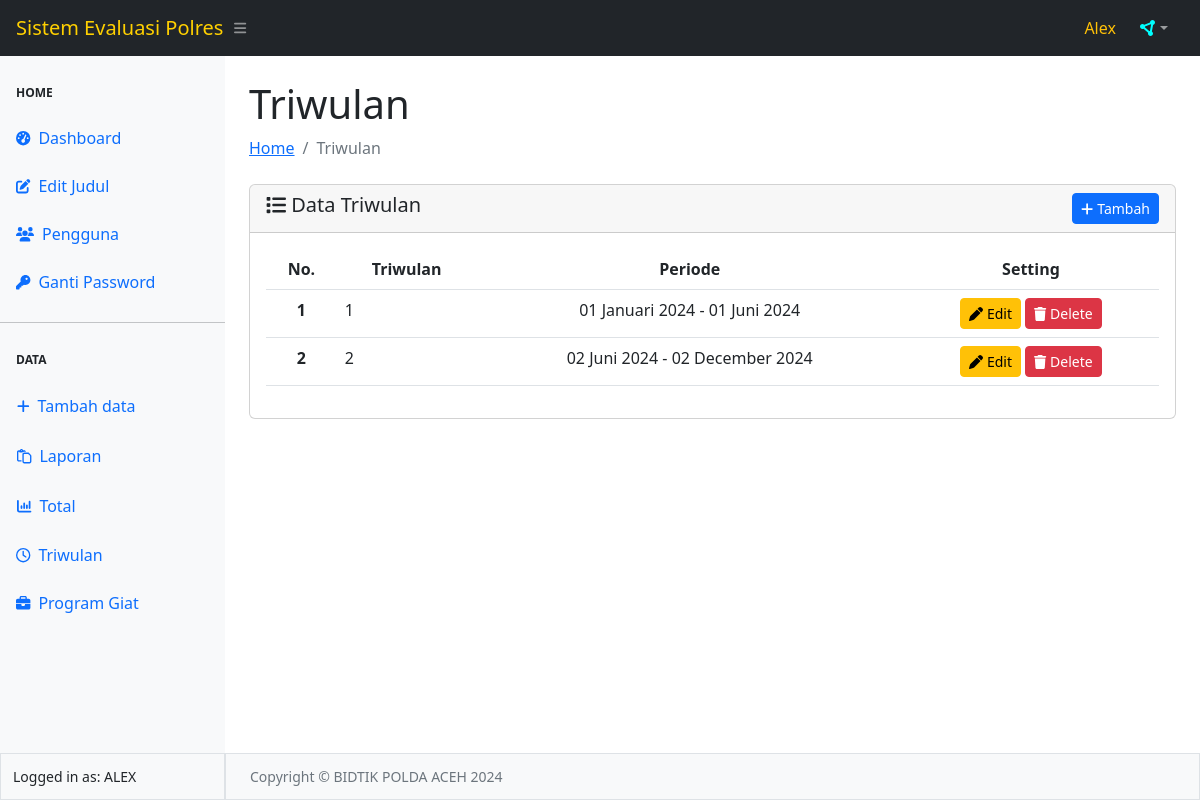
The page /triwulan/triwulan.php (signed in) on the database as committed earlier.
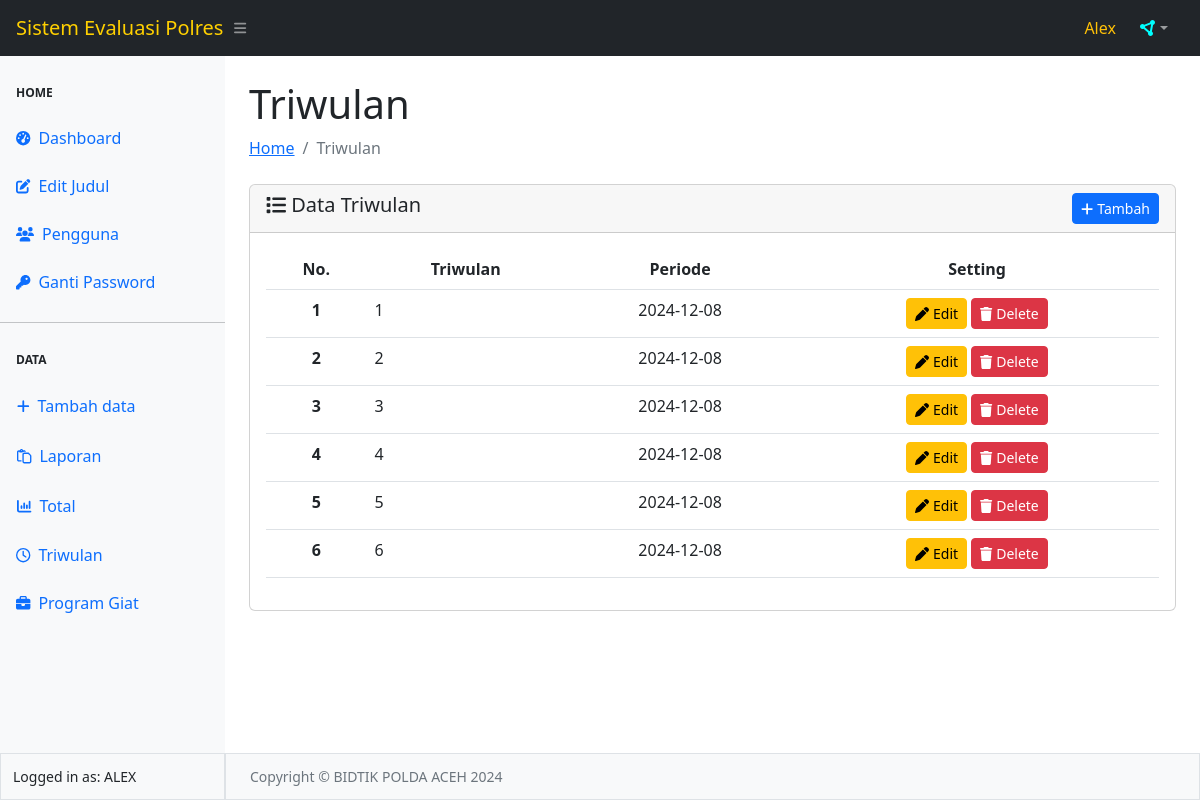
The same page on the database as committed later.
### tables this page shows
CREATE TABLE `triwulan` (
  `id` int(11) NOT NULL,
  `Triwulan` int(11) NOT NULL,
  `Periode` date NOT NULL,
  `Tenggat` varchar(225) NOT NULL
);

### config/conn.php (called while the page is built, shortened)
<?php
    $main_url = "http://localhost/Sistem-Evaluasi-Polres-main/";
    if (isset($_SESSION['main_title'])) {
        $main_title = $_SESSION['main_title'];
    } else {
        $main_title = "Sistem Evaluasi Polres";
    }
?>

### user/function/functions.php (called while the page is built)
<?php
    function getData($sql) {
        global $koneksi;
        $result = mysqli_query($koneksi, $sql);
        $rows   = [];
        while ($row = mysqli_fetch_assoc($result)) {
            $rows[] = $row;
        }
        return $rows;
    }
    function userLogin() {
        $userActive = $_SESSION["ssUser"];
        $dataUser   = getData("SELECT * FROM user WHERE username = '$userActive'")[0];
        return $dataUser;
    }
?>

### triwulan/triwulan.php (the view, shortened to what this page needs)
<?php
require_once "../config/conn.php";
require_once "../user/function/functions.php";
require_once "../template/header.php";
require_once "../template/navbar.php";
require_once "../template/sidebar.php";
?>
<div id="layoutSidenav_content">
    <main>
        <div class="container-fluid px-4">
            <h1 class="mt-4">Triwulan</h1>
            <ol class="breadcrumb mb-4">
                <li class="breadcrumb-item"><a href="../index.php">Home</a></li>
                <li class="breadcrumb-item active">Triwulan</li>
            </ol>
            <div class="card">
                <div class="card-header">
                    <span class="h5 my-2"><i class="fa-solid fa-list"></i> Data Triwulan</span>
                    <?php if(userLogin()['role'] == 1) { ?>
                        <a href="<?= $main_url ?>triwulan/add-triwulan.php"
                            class="btn btn-sm btn-primary float-end"><i class="fa-solid fa-plus"></i> Tambah</a>
                    <?php } ?>
                </div>
                <div class="card-body">
                    <table class="table table-hover" id="example">
                        <thead>
                            <tr>
                                <th scope="col"><center>No.</center></th>
                                <th scope="col"><center>Triwulan</center></th>
                                <th scope="col"><center>Periode</center></th>
                                <?php if(userLogin()['role'] == 1) { ?>
                                    <th scope="col"><center>Setting</center></th>
                                <?php } ?>
                            </tr>
                        </thead>
                        <tbody>
                            <?php
                                $no = 1;
                                $queryKegiatan = mysqli_query($koneksi, "SELECT * FROM triwulan");
                                while ($data = mysqli_fetch_array($queryKegiatan)) { ?>
                                <tr>
                                    <th scope="row">
                                        <center>
                                            <?= $no++ ?>
                                        </center>
                                    </th>
                                    <td>
                                        <?= $data['Triwulan'] ?>
                                    </td>
                                    <td><center>
                                        <?= $data['Periode'] ?>
                                        </center>
                                    </td>
                                    <?php if(userLogin()['role'] == 1) { ?>
                                        <td>
                                            <center>
                                                <a href="<?= $main_url ?>triwulan/edit-triwulan.php?id=<?= $data['id'] ?>"
                                                    class="btn btn-sm btn-warning"><i class="fa-solid fa-pen" title="Edit"></i>
                                                    Edit</a>
                                                <a href="<?= $main_url ?>triwulan/triwulan.php?hapus=<?= $data['id'] ?>"
                                                    class="btn btn-sm btn-danger"><i class="fa-solid fa-trash"
                                                        title="Delete"></i> Delete</a>
                                            </center>
                                        </td>
                                    <?php } ?>
                                </tr>
                            <?php } ?>
                        </tbody>
                    </table>
                </div>
            </div>
        </div>
    </main>
    <?php
    require_once "../template/footer.php";
    ?>

### template/header.php (shortened to what this page needs)
<!DOCTYPE html>
<html lang="en">
<head>
    <link href="https://cdn.datatables.net/2.0.3/css/dataTables.dataTables.css" rel="stylesheet" />
    <link href="https://cdn.datatables.net/buttons/3.0.1/css/buttons.dataTables.css" rel="stylesheet" />
    <link href="<?= $main_url ?>asset/sb-admin/css/styles.css" rel="stylesheet" />
</head>

### template/navbar.php (shortened to what this page needs)
<body class="sb-nav-fixed">
        <nav class="sb-topnav navbar navbar-expand navbar-dark bg-dark">
            <a class="navbar-brand ps-3" style="color: rgb(255, 208, 0);" href="<?= $main_url ?>index.php"><?php echo $main_title?></a>
            <button class="btn btn-link btn-sm order-1 order-lg-0 me-4 me-lg-0" id="sidebarToggle" href="#!"><i class="fas fa-bars"></i></button>
            <form class="d-none d-md-inline-block form-inline ms-auto me-0 me-md-3 my-2 my-md-0">
                <span class="text-warning text-capitalize"><?= $_SESSION["ssUser"] ?></span>
            </form>
            <ul class="navbar-nav ms-auto ms-md-0 me-3 me-lg-4">
                <li class="nav-item dropdown">
                    <a class="nav-link dropdown-toggle" id="navbarDropdown" href="#" role="button" data-bs-toggle="dropdown" aria-expanded="false"><i class="fa-solid fa-circle-nodes" style="color: aqua;"></i></a>
                </li>
            </ul>
        </nav>

### template/sidebar.php (shortened to what this page needs)
<div id="layoutSidenav">
    <div id="layoutSidenav_nav">
        <nav class="sb-sidenav accordion bg-light" id="sidenavAccordion">
            <div class="sb-sidenav-menu">
                <div class="nav">
                    <div class="sb-sidenav-menu-heading">Home</div>
                    <a class="nav-link" href="<?= $main_url ?>index.php">
                        <div class="sb-nav-link-icon"><i class="fas fa-tachometer-alt"></i></div>
                        Dashboard
                    </a>
                    <?php if (userLogin()['role'] == 1) { ?>
                        <a class="nav-link" href="<?= $main_url ?>template/judul/edit-judul.php">
                            <div class="sb-nav-link-icon"><i class="fa-solid fa-pen-to-square"></i></div>
                            Edit Judul
                        </a>
                        <a class="nav-link" href="<?= $main_url ?>user/user.php">
                            <div class="sb-nav-link-icon"><i class="fa-solid fa-users"></i></div>
                            Pengguna
                        </a>
                    <?php } ?>
                    <a class="nav-link" href="<?= $main_url ?>user/password.php">
                        <div class="sb-nav-link-icon"><i class="fa-solid fa-key"></i></div>
                        Ganti Password
                    </a>
                    <hr class="mb-0">
                    <div class="sb-sidenav-menu-heading">Data</div>
                    <?php if (userLogin()['role'] != 2) { ?>
                        <li>
                            <button class="nav-link btn btn-toggle align-items-center rounded collapsed"
                                data-bs-toggle="collapse" data-bs-target="#add-collapse" aria-expanded="true">
                                <div class="sb-nav-link-icon"><i class="fa-solid fa-plus"></i></div>
                                Tambah data
                            </button>
                        </li>
                    <?php } ?>
                    <li>
                        <button class="nav-link btn btn-toggle align-items-center rounded collapsed"
                            data-bs-toggle="collapse" data-bs-target="#report-collapse" aria-expanded="true">
                            <div class="sb-nav-link-icon"><i class="fa-regular fa-paste"></i></div>
                            Laporan
                        </button>
                    </li>
                    <li>
                        <button class="nav-link btn btn-toggle align-items-center rounded collapsed"
                            data-bs-toggle="collapse" data-bs-target="#total-collapse" aria-expanded="true">
                            <div class="sb-nav-link-icon"><i class="fa-solid fa-chart-column"></i></div>
                            Total
                        </button>
                    </li>
                    <div>
                        <a class="nav-link" href="<?= $main_url ?>triwulan/triwulan.php">
                            <div class="sb-nav-link-icon"><i class="fa-regular fa-clock"></i></div>
                            Triwulan
                        </a>
                    </div>
                    <div>
                        <a class="nav-link" href="<?= $main_url ?>program-giat/pg.php">
                            <div class="sb-nav-link-icon"><i class="fa-solid fa-briefcase"></i></div>
                            Program Giat
                        </a>
                    </div>
                </div>
            </div>
            <div class="sb-sidenav-footer border">
                <div class="small">Logged in as: <?= strtoupper($_SESSION["ssUser"]) ?></div>
            </div>
        </nav>
    </div>

### template/footer.php (shortened to what this page needs)
<footer class="bg-light mt-auto border" style="padding-top: 12px; padding-bottom: 12px;">
    <div class="container-fluid px-4">
        <div class="d-flex align-items-center justify-content-between small">
            <div class="text-muted">Copyright &copy; BIDTIK POLDA ACEH <?= date('Y') ?></div>
        </div>
    </div>
</footer>
</div>
</div>
</body>
</html>

Rows that differ between the two databases and show on the page:
added triwulan: Triwulan "1", Periode "2024-12-08"
added triwulan: Triwulan "2", Periode "2024-12-08"
added triwulan: Triwulan "3", Periode "2024-12-08"
added triwulan: Triwulan "4", Periode "2024-12-08"
changed triwulan (number 5 of 6 on the later page): Triwulan "1" → "5"; Periode "01 Januari 2024 - 01 Juni 2024" → "2024-12-08"
changed triwulan (number 6 of 6 on the later page): Triwulan "2" → "6"; Periode "02 Juni 2024 - 02 December 2024" → "2024-12-08"
